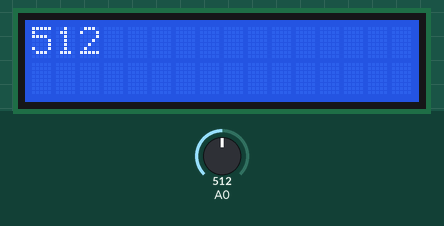
Bench run of a sketch on a simulated Arduino Uno, built with avr-gcc and run on an emulated ATmega328P. Parts: 16×2 character LCD. The inputs (shaded band) are chosen by the test bench; at power-on: A0 = 512.

Above: at 1.6 s.
1.7 s: A0 set to 716
At 2.7 s:
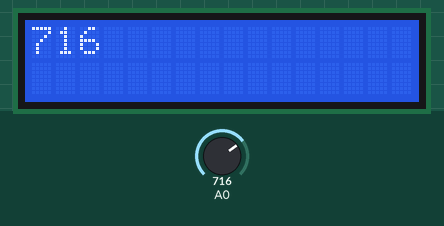
4.5 s: A0 set to 900
At 5.8 s:
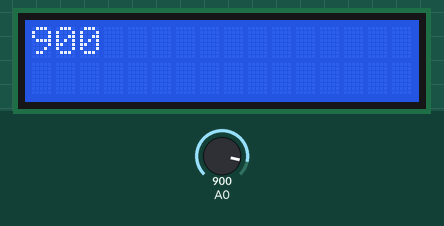
7.5 s: A0 set to 1023
At 8.8 s:
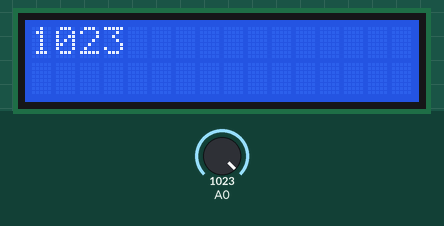
Timing chart, 0 to 10.5 s (numbered marks = the images above; inputs shaded):
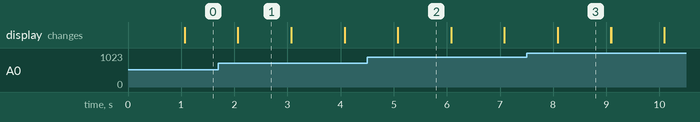

The sketch:

ButtonTest.ino
```cpp
// author : ErriBrr
//simple test for buttons and potentiometer


// include the library code:
#include <LiquidCrystal.h>

// initialize the library with the numbers of the interface pins
// LiquidCrystal lcd(12, 11, 5, 4, 3, 2);
LiquidCrystal lcd(8, 9, 4, 5, 6, 7);


 int sensorReading = 0;

void setup() {


  // set up the lcd's number of columns and rows:
  lcd.begin(16, 2);
  // Print a message to the lcd.


}

void loop() {
//    lcd_key = read_LCD_buttons();


 /* // read the potentiometer on A0:
  int sensorReading = analogRead(A0);
  // map the result to 200 - 1000:
  int delayTime = map(sensorReading, 0, 1023, 200, 1000);
  // set the cursor to the bottom row, 5th position: */


 sensorReading = analogRead(0);
 lcd.print(sensorReading);
 delay(1000);
 lcd.clear();

}
```

Measured:
- after the input at 1.7 s, the display: first differs from a run without the input after 0.37 s (image 1)
- after the input at 4.5 s, the display: first differs from a run without the input after 0.58 s (image 2)
- after the input at 7.5 s, the display: first differs from a run without the input after 0.59 s (image 3)
- what the display in image 1 shows lasts 1.0 s, from 2.1 s to 3.1 s
